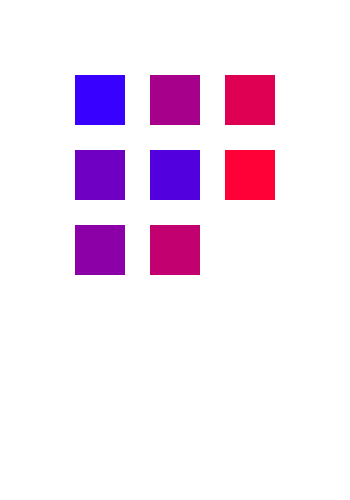
Frame 1 (no input)
Frame 60 (the mouse pressed at the canvas centre just before this capture): identical to frame 1, image omitted
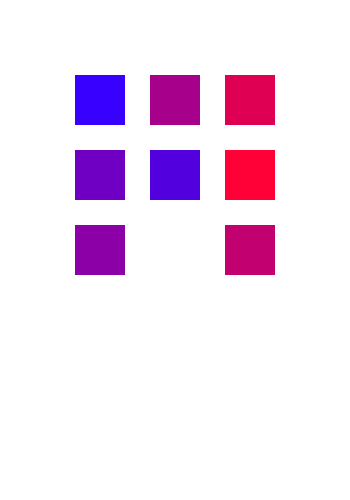
Frame 120 (the mouse held since frame 60 and released just before this capture)

The Processing sketch that drew these frames (run headless with seeded random() and noise(); from frame 60 on, the mouse is pressed at the canvas centre):

// Processing sketch: processing_75569
// ── processing_75569.pde

/*Nicole Strang
  ITGM 315 -- Processing
  10/15/2012
  Final Project -- Prototypes
  
  Prototype3
  This prototype is mainly a mathematical update. The pieces now randomize upon startup and only blocks north, south, east, or west of the white block
  will change locations.
  
  TO-DO:
  --Stop the game when the solution is reached.
  --Create a timer. Make the user unable to continue the puzzle after the timer ends.
  */



Puzzle[] pieces = new Puzzle[9];
color[] cVal = {color(255,0,55), color(223,0,83), color(195,0,111), color(167,0,139), color(139,0,167), color(111,0,195), color(83,0,223), color(55,0,255), color(255,255,255)};
int[] location = {0, 0, 0, 0, 0, 0, 0, 0};
int[] locX = {100, 175, 250, 100, 175, 250, 100, 175, 250};
int[] locY = {100, 100, 100, 175, 175, 175, 250, 250, 250};

int i, u, o, tempX, tempY;
int spacing = 0;




void setup(){
  
  frameRate(12);
  size(350,500);
  background(255);
  rectMode(CENTER);
  
  while(i<8){
      u = int(random(0,8));
      if(location[u]==0){
        pieces[i] = new Puzzle(i, locX[u], locY[u], 50, 50, cVal[i]);
        location[u] = 1;
        i++;
        print(i);
      }
    }
    
    pieces[8] = new Puzzle(8, locX[8], locY[8], 50, 50, cVal[8]);
  
}



void draw(){
  
  for(i=0; i<9; i++){
    pieces[i].create();
  }
  
  for(int i=0; i<9; i++){
    if(mousePressed==true && mouseX>=pieces[i].sendX()-24 && mouseX<=pieces[i].sendX()+24 && mouseY>=pieces[i].sendY()-24 && mouseY<=pieces[i].sendY()+24 && cVal[i]!=color(0,0,0)){
      print(pieces[i].sendValue() + " ||| ");
      
      if( checkMove(pieces[8].sendX(), pieces[8].sendY(), pieces[i].sendX(), pieces[i].sendY() ) ){
        tempX = pieces[8].sendX();
        tempY = pieces[8].sendY();
        pieces[8].storePos(pieces[i].sendX(), pieces[i].sendY());
        pieces[i].storePos(tempX, tempY);
        pieces[8].create();
        pieces[i].create();
      }
    }
  }
  
}



boolean checkMove(int x8, int y8, int xi, int yi){
  if( xi==x8 && ( (yi-75)==y8 || (yi+75==y8) ) ){
    return true;
  }
  else if( yi==y8 && ( (xi-75)==x8 || (xi+75==x8) ) ){
    return true;
  }
  else{
    return false;
  }
}



class Puzzle{
  
  int value, xpos, ypos, w, h;
  color col;
 
 Puzzle(int val, int xval, int yval, int wide, int high, color c){
  value = val;
  xpos = xval;
  ypos = yval;
  col = c;
  w = wide;
  h = high;
 }

  void storePos(int xval, int yval){
    xpos = xval;
    ypos = yval;
  }
  
  int sendValue(){
    return value;
  }
  
  int sendX(){
    return xpos;
  }
  
  int sendY(){
    return ypos;
  }
  
  void create(){
    noStroke();
    fill(col);
    rect(xpos,ypos,w,h);
  }
  
}
